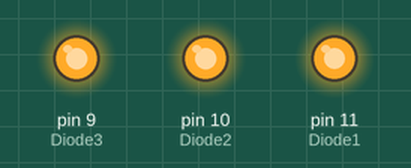
This sketch was run on a simulated Arduino Uno, built with avr-gcc and run on an emulated ATmega328P. Parts: output pins drawn as LEDs (lit = HIGH).

Above: at 0.05 s.
At 1.85 s:
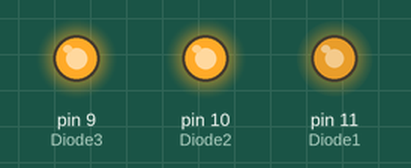
At 5.25 s:
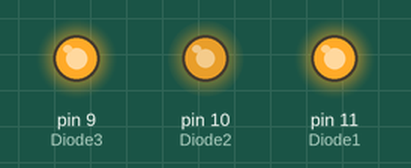
At 8.6 s:
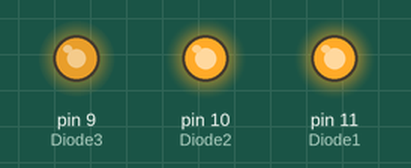
At 12.0 s:
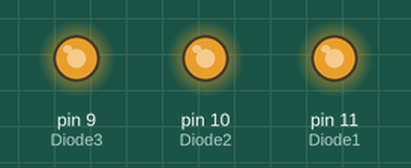
Timing chart, 0 to 17.5 s (numbered marks = the images above):
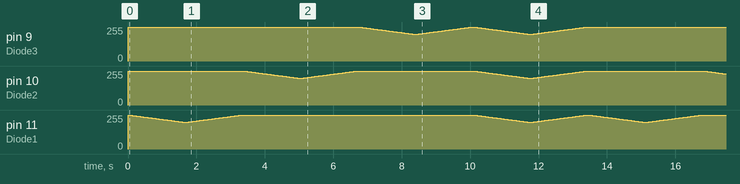

The sketch:

pwm_Beispiel_leds.ino
```cpp
int Diode1 = 11;
int Diode2 = 10;
int Diode3 = 9;

void setup()  {
  analogWrite(Diode1, 255);
  analogWrite(Diode2, 255);
  analogWrite(Diode3, 255);
}

void loop()  {

  // --------------------------------------------------- Diode 1 ---------------------------------------------------
  // fade in from min to max
  for(int fadeValue = 255 ; fadeValue >= 200; fadeValue -=1) {
    analogWrite(Diode1, fadeValue);
    delay(30);
  }

  // fade out from max to min
  for(int fadeValue = 200 ; fadeValue <= 255; fadeValue +=1) {
    analogWrite(Diode1, fadeValue);
    delay(30);
  }

  // --------------------------------------------------- Diode 2 ---------------------------------------------------
  // fade in from min to max
  for(int fadeValue = 255 ; fadeValue >= 200; fadeValue -=1) {
    analogWrite(Diode2, fadeValue);
    delay(30);
  }

  // fade out from max to min
  for(int fadeValue = 200 ; fadeValue <= 255; fadeValue +=1) {
    analogWrite(Diode2, fadeValue);
    delay(30);
  }

  // --------------------------------------------------- Diode 3 ---------------------------------------------------
  // fade in from min to max
  for(int fadeValue = 255 ; fadeValue >= 200; fadeValue -=1) {
    analogWrite(Diode3, fadeValue);
    delay(30);
  }

  // fade out from max to min
  for(int fadeValue = 200 ; fadeValue <= 255; fadeValue +=1) {
    analogWrite(Diode3, fadeValue);
    delay(30);
  }

  // --------------------------------------------------- All Diodes ---------------------------------------------------
  // fade in from min to max
  for(int fadeValue = 255 ; fadeValue >= 200; fadeValue -=1) {
    analogWrite(Diode1, fadeValue);
    analogWrite(Diode2, fadeValue);
    analogWrite(Diode3, fadeValue);
    delay(30);
  }

  // fade out from max to min
  for(int fadeValue = 200 ; fadeValue <= 255; fadeValue +=1) {
    analogWrite(Diode1, fadeValue);
    analogWrite(Diode2, fadeValue);
    analogWrite(Diode3, fadeValue);
    delay(30);
  }

}
```

Measured:
- by itself, pin 9 (Diode3), pin 11 (Diode1): moves between 200/255 and 255/255, repeating every 13.4 s
